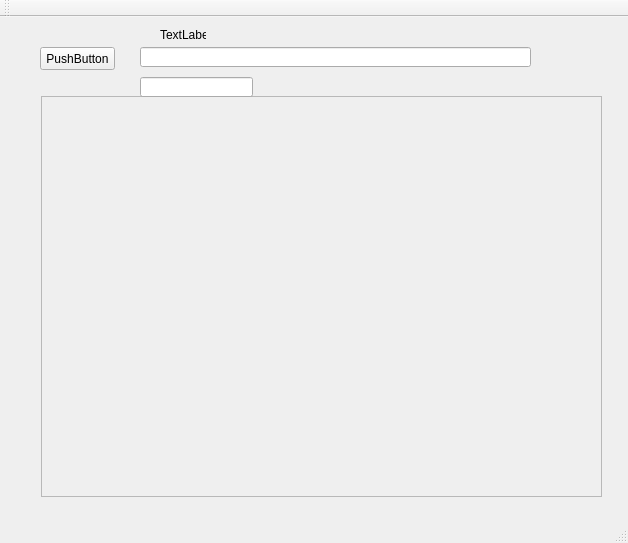
<?xml version="1.0" encoding="UTF-8"?>
<ui version="4.0">
 <class>MainWindow</class>
 <widget class="QMainWindow" name="MainWindow">
  <property name="geometry">
   <rect>
    <x>0</x>
    <y>0</y>
    <width>628</width>
    <height>543</height>
   </rect>
  </property>
  <property name="windowTitle">
   <string>MainWindow</string>
  </property>
  <widget class="QWidget" name="centralWidget">
   <widget class="QPushButton" name="pushButton">
    <property name="geometry">
     <rect>
      <x>40</x>
      <y>30</y>
      <width>75</width>
      <height>23</height>
     </rect>
    </property>
    <property name="sizePolicy">
     <sizepolicy hsizetype="Preferred" vsizetype="Preferred">
      <horstretch>0</horstretch>
      <verstretch>0</verstretch>
     </sizepolicy>
    </property>
    <property name="text">
     <string>PushButton</string>
    </property>
   </widget>
   <widget class="QLabel" name="label">
    <property name="geometry">
     <rect>
      <x>160</x>
      <y>10</y>
      <width>46</width>
      <height>16</height>
     </rect>
    </property>
    <property name="text">
     <string>TextLabel</string>
    </property>
   </widget>
   <widget class="QFrame" name="frame">
    <property name="geometry">
     <rect>
      <x>41</x>
      <y>79</y>
      <width>561</width>
      <height>401</height>
     </rect>
    </property>
    <property name="sizeIncrement">
     <size>
      <width>0</width>
      <height>0</height>
     </size>
    </property>
    <property name="frameShape">
     <enum>QFrame::StyledPanel</enum>
    </property>
    <property name="frameShadow">
     <enum>QFrame::Raised</enum>
    </property>
   </widget>
   <widget class="QLineEdit" name="lineEdit">
    <property name="geometry">
     <rect>
      <x>140</x>
      <y>30</y>
      <width>391</width>
      <height>20</height>
     </rect>
    </property>
   </widget>
   <widget class="QLineEdit" name="lineEdit_2">
    <property name="geometry">
     <rect>
      <x>140</x>
      <y>60</y>
      <width>113</width>
      <height>20</height>
     </rect>
    </property>
   </widget>
  </widget>
  <widget class="QMenuBar" name="menuBar">
   <property name="geometry">
    <rect>
     <x>0</x>
     <y>0</y>
     <width>628</width>
     <height>20</height>
    </rect>
   </property>
  </widget>
  <widget class="QToolBar" name="mainToolBar">
   <attribute name="toolBarArea">
    <enum>TopToolBarArea</enum>
   </attribute>
   <attribute name="toolBarBreak">
    <bool>false</bool>
   </attribute>
  </widget>
  <widget class="QStatusBar" name="statusBar"/>
 </widget>
 <layoutdefault spacing="6" margin="11"/>
 <resources/>
 <connections/>
</ui>
